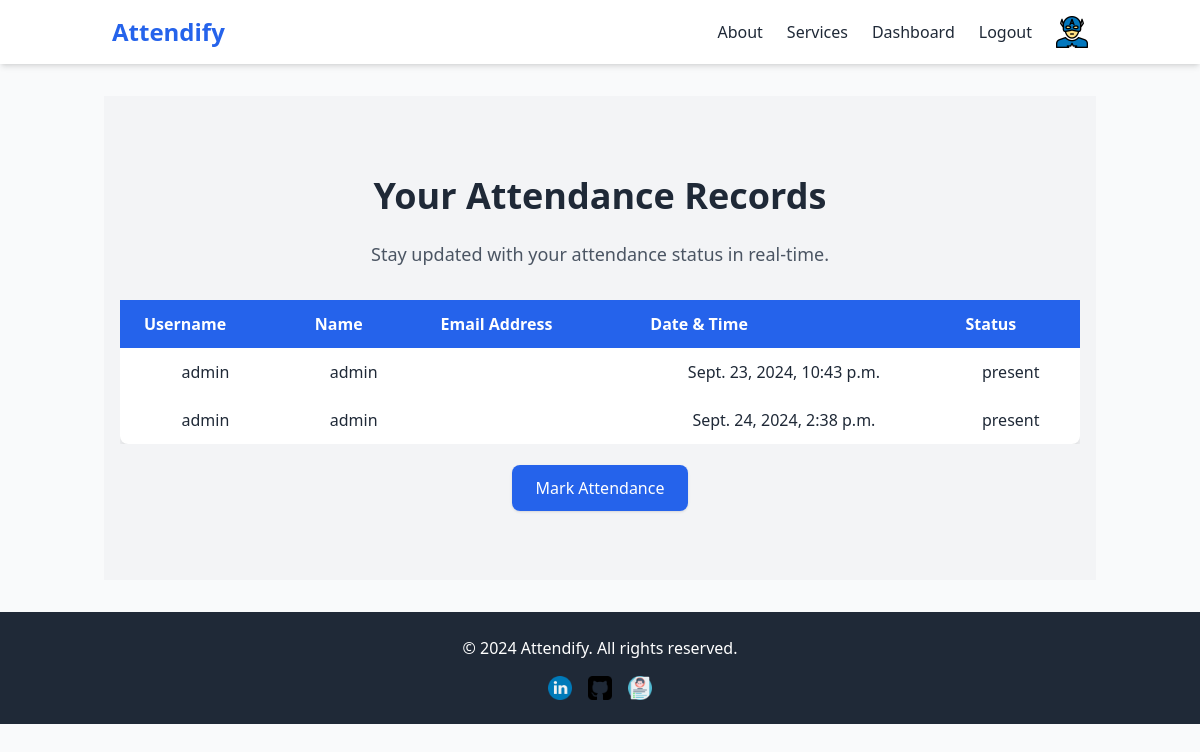
Before: /check_your_attendance/ (signed in) with the older database file.
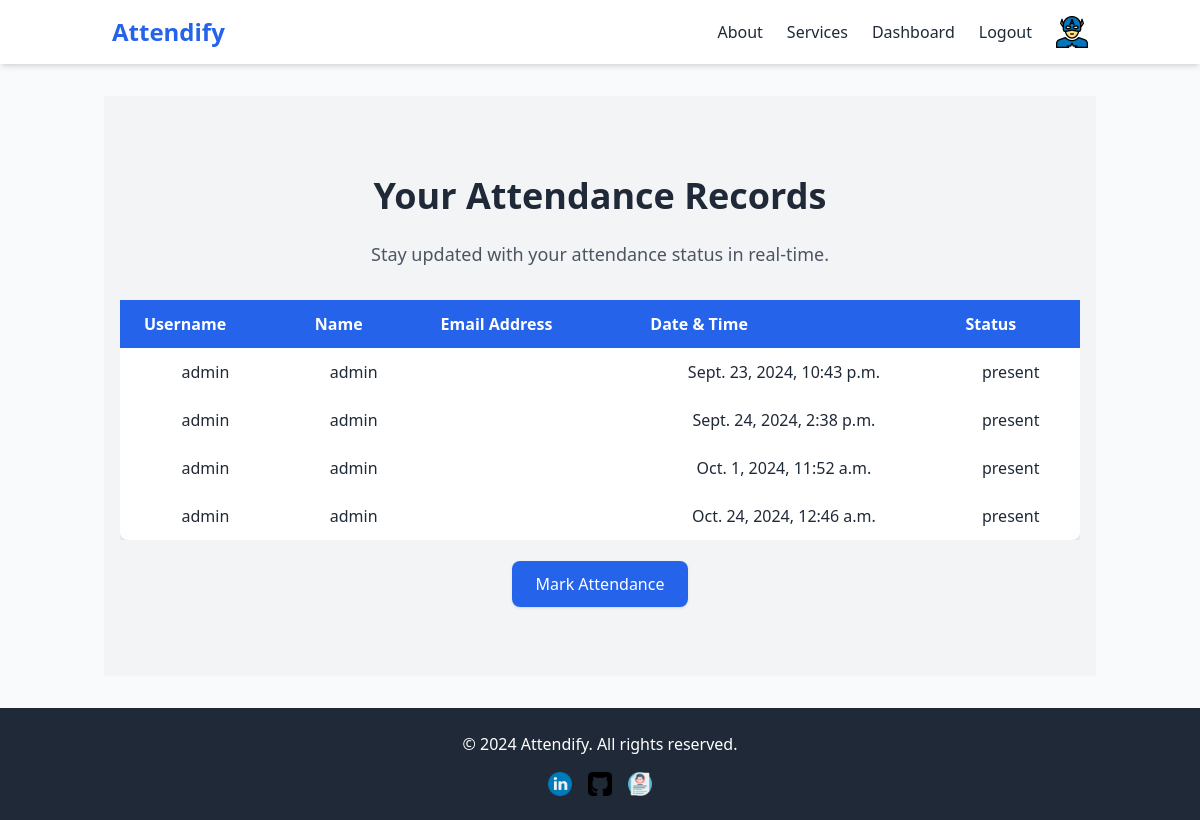
After: the same page with the newer database file.
### attendance/models.py (models this page shows, shortened)
class Attendance(models.Model):
    user = models.ForeignKey(User, on_delete=models.CASCADE)  # Link to the user
    timestamp = models.DateTimeField(auto_now_add=True)  # Automatically records the time of attendance
    status = models.CharField(max_length=20, choices= [('Absent', 'Absent'), ('Present', 'Present')], default='Absent')

### attendance/views.py (the view)
# urls.py: path("check_your_attendance/", views.check_your_attendance, name="check_your_attendance"),
def check_your_attendance(request):
    if request.user.is_authenticated:
        attendance_records = Attendance.objects.filter(user=request.user)
        return render(request, 'attendance/check_your_attendance.html', {'attendance_records': attendance_records})
    else:
        return redirect('login')

### templates/attendance/check_your_attendance.html (shortened to what this page needs)
{% extends 'base.html' %}
{% block content %}
<section class="attendance-section py-20 px-4 text-center bg-gray-100">
    <h1 class="text-4xl font-bold text-gray-800 mb-6 animate__animated animate__fadeInDown">Your Attendance Records</h1>
    <p class="text-lg text-gray-600 mb-8 animate__animated animate__fadeIn">Stay updated with your attendance status in real-time.</p>
    <div class="overflow-x-auto">
        <table class="min-w-full bg-white shadow-lg rounded-lg">
            <thead>
                <tr class="bg-blue-600 text-white">
                    <th class="py-3 px-6 text-left">Username</th>
                    <th class="py-3 px-6 text-left">Name</th>
                    <th class="py-3 px-6 text-left">Email Address</th>
                    <th class="py-3 px-6 text-left">Date & Time</th>
                    <th class="py-3 px-6 text-left">Status</th>
                </tr>
            </thead>
            <tbody>
                {% for record in attendance_records %}
                <tr class="hover:bg-gray-100 transition duration-300">
                    <td class="py-3 px-6">{{ record.user.username }}</td>
                    <td class="py-3 px-6">{{ record.user.first_name }} {{ record.user.last_name }}</td>
                    <td class="py-3 px-6">{{ record.user.email }}</td>
                    <td class="py-3 px-6">{{ record.timestamp }}</td>
                    <td class="py-3 px-6">{{ record.status }}</td>
                </tr>
                {% empty %}
                <tr>
                    <td colspan="3" class="py-3 px-6 text-gray-500">No attendance records found.</td>
                </tr>
                {% endfor %}
            </tbody>
        </table>
    </div>
    <div class="mt-8">
        <a href="{% url 'mark_attendance' %}" class="bg-blue-600 text-white px-6 py-3 rounded-lg shadow hover:bg-blue-700 transition duration-300 animate__animated animate__pulse">Mark Attendance</a>
    </div>
</section>
{% endblock %}

Changed rows visible on the page:
added Attendance: user.username "admin", user.first_name "admin", timestamp "Oct. 1, 2024, 11:52 a.m.", status "present"
added Attendance: user.username "admin", user.first_name "admin", timestamp "Oct. 24, 2024, 12:46 a.m.", status "present"
